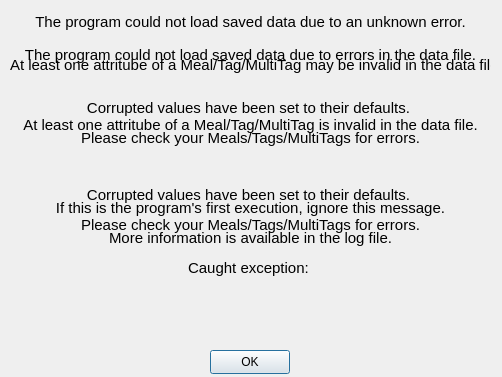
<?xml version="1.0" encoding="UTF-8"?>
<ui version="4.0">
 <class>Error_LoadDataFailed</class>
 <widget class="QDialog" name="Error_LoadDataFailed">
  <property name="geometry">
   <rect>
    <x>0</x>
    <y>0</y>
    <width>502</width>
    <height>377</height>
   </rect>
  </property>
  <property name="windowTitle">
   <string>Data Error</string>
  </property>
  <widget class="QPushButton" name="pushButton">
   <property name="geometry">
    <rect>
     <x>210</x>
     <y>350</y>
     <width>80</width>
     <height>24</height>
    </rect>
   </property>
   <property name="text">
    <string>OK</string>
   </property>
  </widget>
  <widget class="QLabel" name="label_type1">
   <property name="geometry">
    <rect>
     <x>10</x>
     <y>0</y>
     <width>481</width>
     <height>281</height>
    </rect>
   </property>
   <property name="text">
    <string>&lt;html&gt;&lt;head/&gt;&lt;body&gt;&lt;p align=&quot;center&quot;&gt;&lt;span style=&quot; font-size:11pt;&quot;&gt;The program could not load saved data due to errors in the data file.&lt;/span&gt;&lt;/p&gt;&lt;p align=&quot;center&quot;&gt;&lt;br/&gt;&lt;/p&gt;&lt;p align=&quot;center&quot;&gt;&lt;span style=&quot; font-size:11pt;&quot;&gt;At least one attritube of a Meal/Tag/MultiTag is invalid in the data file.&lt;/span&gt;&lt;/p&gt;&lt;p align=&quot;center&quot;&gt;&lt;br/&gt;&lt;/p&gt;&lt;p align=&quot;center&quot;&gt;&lt;span style=&quot; font-size:11pt;&quot;&gt;Corrupted values have been set to their defaults. &lt;/span&gt;&lt;/p&gt;&lt;p align=&quot;center&quot;&gt;&lt;span style=&quot; font-size:11pt;&quot;&gt;Please check your Meals/Tags/MultiTags for errors.&lt;/span&gt;&lt;/p&gt;&lt;/body&gt;&lt;/html&gt;</string>
   </property>
  </widget>
  <widget class="QLabel" name="label_type2">
   <property name="geometry">
    <rect>
     <x>10</x>
     <y>0</y>
     <width>481</width>
     <height>291</height>
    </rect>
   </property>
   <property name="text">
    <string>&lt;html&gt;&lt;head/&gt;&lt;body&gt;&lt;p align=&quot;center&quot;&gt;&lt;span style=&quot; font-size:11pt;&quot;&gt;The program could not load saved data due to an unknown error.&lt;br/&gt;&lt;/span&gt;&lt;/p&gt;&lt;p align=&quot;center&quot;&gt;&lt;span style=&quot; font-size:11pt;&quot;&gt;At least one attritube of a Meal/Tag/MultiTag may be invalid in the data file.&lt;/span&gt;&lt;br/&gt;&lt;/p&gt;&lt;p align=&quot;center&quot;&gt;&lt;span style=&quot; font-size:11pt;&quot;&gt;Corrupted values have been set to their defaults. &lt;/span&gt;&lt;/p&gt;&lt;p align=&quot;center&quot;&gt;&lt;span style=&quot; font-size:11pt;&quot;&gt;Please check your Meals/Tags/MultiTags for errors.&lt;/span&gt;&lt;/p&gt;&lt;p&gt;&lt;br/&gt;&lt;/p&gt;&lt;p align=&quot;center&quot;&gt;&lt;span style=&quot; font-size:11pt;&quot;&gt;If this is the program's first execution, ignore this message.&lt;/span&gt;&lt;/p&gt;&lt;p align=&quot;center&quot;&gt;&lt;span style=&quot; font-size:11pt;&quot;&gt;More information is available in the log file.&lt;/span&gt;&lt;/p&gt;&lt;p align=&quot;center&quot;&gt;&lt;span style=&quot; font-size:11pt;&quot;&gt;Caught exception: &lt;/span&gt;&lt;/p&gt;&lt;/body&gt;&lt;/html&gt;</string>
   </property>
  </widget>
  <widget class="QLabel" name="errorbox_type2">
   <property name="geometry">
    <rect>
     <x>10</x>
     <y>300</y>
     <width>481</width>
     <height>41</height>
    </rect>
   </property>
   <property name="text">
    <string/>
   </property>
  </widget>
 </widget>
 <resources/>
 <connections/>
</ui>
